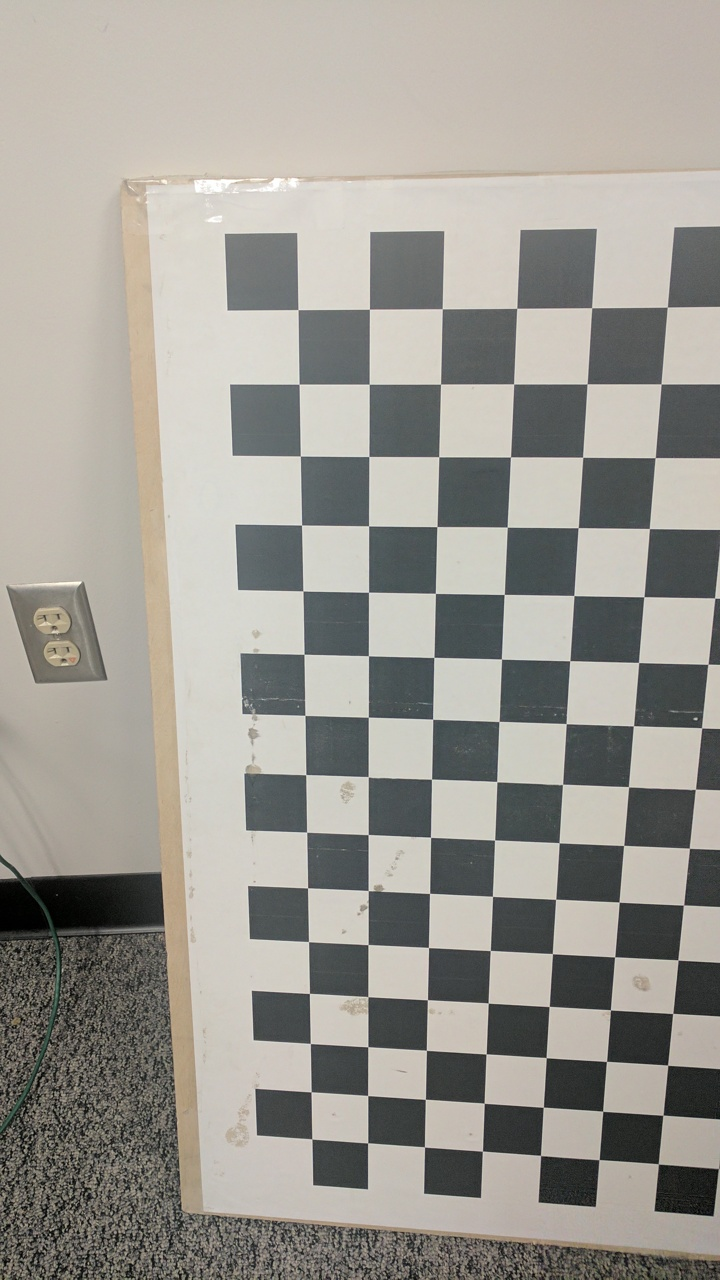
#> input picture Phase1/Data/Test/TestSet1/1.jpg, 720 x 1280 px, given as the content of the folder ../Data/Train/Set1/, which was not available
$ python Wrapper.py
#> lines starting #> are read from the running program, lines starting #| are printed output that depends on the picture; pictures that were not available may be replaced by others from this repository, and a replacement may not be noted
#!/usr/bin/evn python

"""
CMSC733 Spring 2022: Classical and Deep Learning Approaches for
Geometric Computer Vision
Project1: MyAutoPano: Phase 1 Code

Author(s):
Pavan Mantripragada (mppavan@umd.edu)
Masters in Robotics,
University of Maryland, College Park

Vishaal Kanna (vishaal@umd.edu)
Masters in Robotics,
University of Maryland, College Park
"""

import os
import sys
import numpy as np
import matplotlib.pyplot as plt
import cv2
import copy
from random import sample
from skimage.feature import peak_local_max
import argparse

class Image:
	def __init__(self,image):
		self.bgr = image.copy()
		self.gray = cv2.cvtColor(image, cv2.COLOR_BGR2GRAY)
		self.harris_cmap = None
		self.corners = None
		self.features = None
		self.feature_imgs = None
		self.feature_descriptors = None

	def get_harris_cmap(self,savepath,sup_threshold=0.01):
		gray_img = np.float32(self.gray)
		C_img = cv2.cornerHarris(gray_img,2,3,0.001)
		C_img[C_img<sup_threshold*C_img.max()] = 0
		self.harris_cmap = C_img.copy()
		harris_corner_img = copy.copy(self.bgr)
		harris_corner_img[C_img > 0]=[0,0,255]
		cv2.imwrite(savepath,harris_corner_img)
		cv2.namedWindow("Harris Corners", cv2.WINDOW_NORMAL)
		cv2.resizeWindow("Harris Corners", 1280, 720)
		cv2.imshow('Harris Corners',harris_corner_img)
		cv2.waitKey(500)
		cv2.destroyAllWindows()

	def cornerANMS(self,savepath,N_best=1000,min_distance=9):
		coords = peak_local_max(self.harris_cmap,min_distance)
		N_strong = coords.shape[0]
		x = coords[:,1].reshape(-1,)
		y = coords[:,0].reshape(-1,)
		r = [float("inf") for _ in range(N_strong)]
		ED = 0
		for i in range(N_strong):
			for j in range(N_strong):
				if self.harris_cmap[y[j],x[j]] > self.harris_cmap[y[i],x[i]]:
					ED = (x[j]-x[i])**2 + (y[j]-y[i])**2
				if ED < r[i]:
					r[i] = ED
		if N_strong < N_best:
			N_best = N_strong
			print("ANMS N_best reduced to ", N_best)

		idx = np.flip(np.argsort(r))[0:N_best]
		x_best = x[idx].astype(int)
		y_best = y[idx].astype(int)
		anms_corner_img = self.bgr.copy()
		for i in range(x_best.shape[0]):
			cv2.circle(anms_corner_img, (x_best[i], y_best[i]), 5, (0, 255, 0), -1)
		self.corners = np.hstack((x_best.reshape(-1,1),y_best.reshape(-1,1))).tolist()
		cv2.imwrite(savepath,anms_corner_img)
		cv2.namedWindow("Suppressed Corners", cv2.WINDOW_NORMAL)
		cv2.resizeWindow("Suppressed Corners", 1280, 720)
		cv2.imshow('Suppressed Corners',anms_corner_img)
		cv2.waitKey(500)
		cv2.destroyAllWindows()

	def get_features(self,savepath,l=40):
		r = 4/l
		self.features = []
		self.feature_imgs = []
		self.feature_descriptors = []
		for x,y in self.corners:
			h,w = self.gray.shape
			if x-l>=0 and x+l<=w and y-l>=0 and y+l<=h:
				patch = self.gray[y-l:y+l,x-l:x+l]
				self.features.append([x,y])
				patch = cv2.GaussianBlur(patch,(3,3),1)
				patch = cv2.resize(patch, None, fx=r, fy=r, interpolation = cv2.INTER_CUBIC)
				patch = (patch-patch.mean())/patch.std()
				self.feature_imgs.append(patch)
				feature_descriptor = patch.reshape(-1,)
				self.feature_descriptors.append(feature_descriptor)
		pretty_print_FD(self.feature_imgs,savepath,10,10)

	# [18 lines left out: function match, not called in this run]


class ImageSet:
	def __init__(self,image_list,savepath):
		self.num_imgs = len(image_list)
		self.savepath = savepath
		self.checklist = [{} for _ in range(self.num_imgs)]
		self.island_map = [0 for _ in range(self.num_imgs)]
		self.imgs = []
		for image in image_list:
			self.imgs.append(Image(image))
		self.connected_imgs = []

	# [4 lines left out: function convert, not called in this run]

	def connect(self):
		for i in range(self.num_imgs):
			if self.island_map[i] == 0:
				self.island_map[i] = max(self.island_map)+1
			current_island = self.island_map[i]
			other_ids = [i for i in range(self.num_imgs) if self.island_map[i] != current_island]
			for j in other_ids:
				if j not in self.checklist[i]:
					print("matching images : ",i+1,j+1)
					matches, all_matches, H = self.imgs[i].match(self.imgs[j])
					if quality(matches):
						savepath = self.savepath + str(i+1) + "_" + str(j+1) + "_matches.png"
						drawmatches(self.imgs[i].bgr,self.imgs[j].bgr,all_matches,savepath)
						savepath = self.savepath + str(i+1) + "_" + str(j+1) + "_better_matches.png"
						drawmatches(self.imgs[i].bgr,self.imgs[j].bgr,matches,savepath)
						debugging_flag = True
						self.checklist[i][j] = (True,H,matches,all_matches)
						H,matches,all_matches = flip(H,matches,all_matches,debugging_flag)
						self.checklist[j][i] = (True,H,matches,all_matches)
						other_island = self.island_map[j]
						if other_island == 0:
							self.island_map[j] = current_island
						else:
							from_island = max(current_island,other_island)
							to_island = min(current_island,other_island)
							self.convert(from_island,to_island)
						break
					else:
						debugging_flag = False
						self.checklist[i][j] = (False,H,matches,all_matches)
						H,matches,all_matches = flip(H,matches,all_matches,debugging_flag)
						self.checklist[j][i] = (False,H,matches,all_matches)
		for i in range(self.num_imgs):
			if self.island_map[i] == 1:
				self.connected_imgs.append(i)

	def max_depth(self,prev,visited,curr_d):
		depths = []
		for id in self.checklist[prev].keys():
			if self.checklist[prev][id][0]:
				if id not in visited:
					new_visited = visited.copy()
					new_visited[id] = True
					new_d = 1 + curr_d
					depths.append(self.max_depth(id,new_visited,new_d))
		if len(depths) == 0:
			return curr_d
		return max(depths)

	def traverse(self,prev,visited,H):
		H_dict = {}
		for id in self.checklist[prev].keys():
			if self.checklist[prev][id][0]:
				if id not in visited:
					new_visited = visited.copy()
					new_visited[id] = True
					H_dict[id] = H @ self.checklist[id][prev][1]
					H_dict.update(self.traverse(id,new_visited,H_dict[id]))
		return H_dict

	def get_center(self):
		e = []
		for i in self.connected_imgs:
			vis = {i:True}
			e.append(self.max_depth(i,vis,0))
		return e.index(min(e))

	def get_stiching_inputs(self):
		base_id = self.get_center()
		H_dict = self.traverse(base_id,{base_id:True},np.identity(3))
		imgb = self.imgs[base_id].bgr
		imgs = []
		Hs = []
		for id,H in H_dict.items():
			imgs.append(self.imgs[id].bgr)
			Hs.append(H)
		return imgb,imgs,Hs

# [25 lines left out: functions flip, quality, not called in this run]

def sort_names(names):
	ids = []
	for name in names:
		id = int(name.split(".")[0])
		ids.append(id)
	ids = np.array(ids,dtype=int)
	i = np.argsort(ids)
	nom = np.array(names)
	sorted_names = nom[i]
	return sorted_names.tolist()

def pretty_print_FD(FD_imgs,savepath,rows,cols):
	fig,ax = plt.subplots(rows, cols, figsize=(cols,rows))
	ax = np.ravel(ax)
	if len(FD_imgs) > 100:
		n = 100
	else:
		n = -1
	for idx,filter in enumerate(FD_imgs[0:n]):
		ax[idx].imshow(filter, cmap='gray')
		ax[idx].axis('off')
	plt.tight_layout()
	plt.savefig(savepath,format="png")
	plt.close(fig)

# [78 lines left out: functions get_eight_random_points, check_singular, ransac, drawmatches, not called in this run]

def get_range(wb,hb,w,h,Hs):
	ptsb = np.float32([[0,0],[0,hb],[wb,hb],[wb,0]]).reshape(-1,1,2)
	pts_ = []
	for i in range(len(h)):
		ptsi = np.float32([[0,0],[0,h[i]],[w[i],h[i]],[w[i],0]]).reshape(-1,1,2)
		ptsi_ = cv2.perspectiveTransform(ptsi, Hs[i])
		pts_.append(ptsi_)

	pts = ptsb.copy()
	for ptsi_ in pts_:
		pts = np.concatenate((pts, ptsi_), axis=0)
	[xmin, ymin] = np.int32(pts.min(axis=0).ravel() - 0.5)
	[xmax, ymax] = np.int32(pts.max(axis=0).ravel() + 0.5)
	t = [-xmin,-ymin]
	w_res = xmax-xmin
	h_res = ymax-ymin
	return t,w_res,h_res

def autopano(imgb, imgs, Hs):
	"""
	imgb - center image
	imgs - list of all other images
	Hs - list of homographies to warp imgs to imgb
	"""
	print("Stitching image")
	while True:
		hb,wb = imgb.shape[:2]
		h = []
		w = []
		for i,img in enumerate(imgs):
			hi,wi = img.shape[:2]
			h.append(hi)
			w.append(wi)
		t,w_res,h_res = get_range(wb,hb,w,h,Hs)
		if w_res > 9000 or h_res > 7000:
			# Rescaling
			s1 = 0.1
			s2 = 0.1
			S = np.diag([s1,s2,1])
			Si = np.diag([1/s1,1/s2,1])
			imgb = cv2.resize(imgb, None, fx=s1, fy=s2, interpolation = cv2.INTER_CUBIC)
			for i in range(len(imgs)):
				imgs[i] = cv2.resize(imgs[i], None, fx=s1, fy=s2, interpolation = cv2.INTER_CUBIC)
				Hs[i] = S @ Hs[i] @ Si
		else:
			break

	Ht = np.array([[1,0,t[0]],[0,1,t[1]],[0,0,1]]) # translate
	pano = np.zeros((h_res, w_res, 3),dtype=np.uint8)
	pano[t[1]:hb+t[1],t[0]:wb+t[0]] = imgb
	for i in range(len(h)):
		print("about to warp img ",i+1)
		result = cv2.warpPerspective(imgs[i], Ht.dot(Hs[i]), (w_res, h_res))
		pano = np.maximum(pano,result)

	return pano

def main():
	Parser = argparse.ArgumentParser()
	Parser.add_argument('--datatype', default="Train", help='Input Train or Test')
	Parser.add_argument('--dataset', default="Set1", help='Input dataset name ex: Set1')
	Args = Parser.parse_args()

	"""
	Read a set of images for Panorama stitching
	"""
	set_name = Args.dataset +  "/"
	data_sub_folder = Args.datatype + "/"
	data_path = "../Data/" + data_sub_folder + set_name
	save_path = "../Results/" + data_sub_folder + set_name
	image_name_list = os.listdir(data_path)
	image_name_list = sort_names(image_name_list)

	bgr_img_list = []
	for img_name in image_name_list:
		print("Loading Image : " + img_name)
		bgr_img_list.append(cv2.imread(data_path + img_name))

	pano_set = ImageSet(bgr_img_list,save_path)
#> in __init__, `self.num_imgs = len(image_list)`: self.num_imgs = 1
#> the loop in __init__, `for image in image_list:` made 1 pass
#> after the loop in __init__, `for image in image_list:`: self.imgs = 1 item

	"""
	Corner Detection
	Save Corner detection output as corners.png
	"""
	for idx,img in enumerate(pano_set.imgs):
		filename = str(idx+1) + "_corners.png"
		corner_img_savename = save_path + filename
		img.get_harris_cmap(corner_img_savename)
#> this loop made 1 pass
#> filename on pass 1: '1_corners.png'
#> pass 1, in get_harris_cmap, `C_img = cv2.cornerHarris(gray_img,2,3,0.001)`:
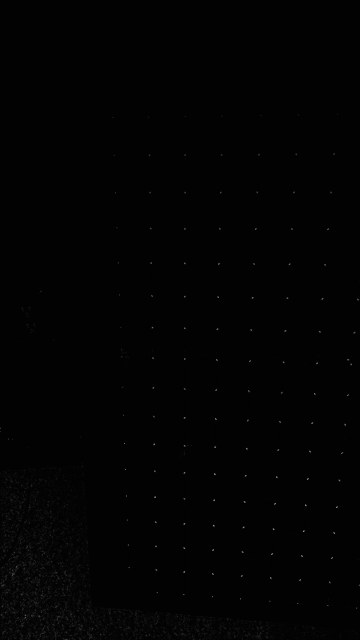
#> C_img: shape (1280, 720) float32 (shown at 1/2 size); min -361976.9, max 37271996, mean 79776.9; drawn with min black and max white
#> pass 1, in get_harris_cmap, `cv2.imwrite(savepath,harris_corner_img)`:
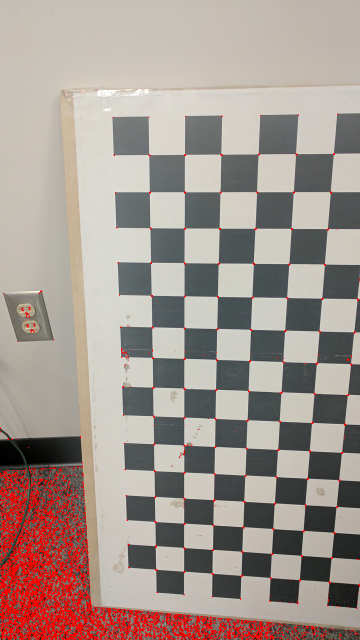
#> saved as 1_corners.png: shape (1280, 720, 3) (shown at 1/2 size); mean B, G, R 143.3, 150.1, 164

	"""
	Perform ANMS: Adaptive Non-Maximal Suppression
	Save ANMS output as anms.png
	"""
	for idx,img in enumerate(pano_set.imgs):
		filename = str(idx+1) + "_anms.png"
		corner_img_savename = save_path + filename
		img.cornerANMS(corner_img_savename)
#> this loop made 1 pass
#> (filename, N_strong in cornerANMS, N_best in cornerANMS) on pass 1: ('1_anms.png', 383, 383)
#> (printed output is left out)
#> pass 1, in cornerANMS, `cv2.imwrite(savepath,anms_corner_img)`:
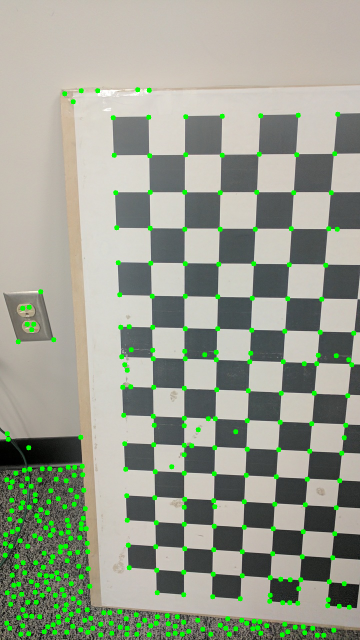
#> saved as 1_anms.png: shape (1280, 720, 3) (shown at 1/2 size); mean B, G, R 143.3, 158.7, 152.9

	"""
	Feature Descriptors
	Save Feature Descriptor output as FD.png
	"""
	print("Extracting Features...")
	for idx,img in enumerate(pano_set.imgs):
		filename = str(idx+1) + "_FD.png"
		FD_savename = save_path + filename
		img.get_features(FD_savename)
#> this loop made 1 pass
#> (filename, r in get_features) on pass 1: ('1_FD.png', 0.1)
#> pass 1, in pretty_print_FD, `plt.savefig(savepath,format="png")`:
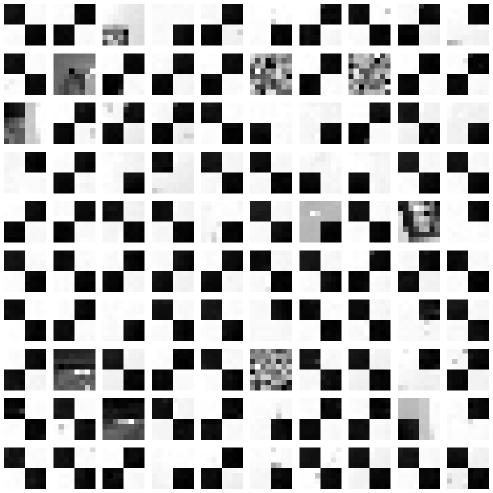
#> figure drawn by matplotlib, 100 panels
	print("Feature descriptors are saved in results folder please check there!")

	"""
	Feature Matching
	Save Feature Matching output as matching.png
	"""
	"""
	Refine: RANSAC, Estimate Homography
	"""
	pano_set.connect()
#> after the loop in connect, `for i in range(self.num_imgs):`: self.island_map = [1]
#> after the loop in connect, `for i in range(self.num_imgs):`: self.connected_imgs = [0]
	print("connected images")
	imgb,imgs,Hs = pano_set.get_stiching_inputs()
#> the loop in get_center, `for i in self.connected_imgs:` made 1 pass
#> in get_stiching_inputs, `base_id = self.get_center()`: base_id = 0
#> after the loop in traverse, `for id in self.checklist[prev].keys():`: H_dict = 0 items
#> in get_stiching_inputs, imgb is the input picture: shape (1280, 720, 3); mean B, G, R 146.9, 153.9, 156.9
#> after the loop in get_stiching_inputs, `for id,H in H_dict.items():`: Hs = []
#> imgs = []; Hs = []
	print("got stiching inputs")

	"""
	Image Warping + Blending
	Save Panorama output as mypano.png
	"""
	pano = autopano(imgb, imgs, Hs)
#> the loop in autopano, `while True:` made 1 pass
#> (t, w_res, h_res) on pass 1: ([0, 0], 720, 1280)
#> in autopano, `Ht = np.array([[1,0,t[0]],[0,1,t[1]],[0,0,1]])`: Ht = [[1, 0, 0], [0, 1, 0], [0, 0, 1]]
	filename = "mypano.png"
	mypano_savename = save_path + filename
	cv2.imwrite(mypano_savename,pano)
	cv2.namedWindow("result", cv2.WINDOW_NORMAL)
	cv2.resizeWindow("result", 1280, 720)
	cv2.imshow("result", pano)
	cv2.waitKey()
	cv2.destroyAllWindows()


if __name__ == '__main__':
    main()

$ run again, on Phase1/Data/Test/TestSet1/2.jpg
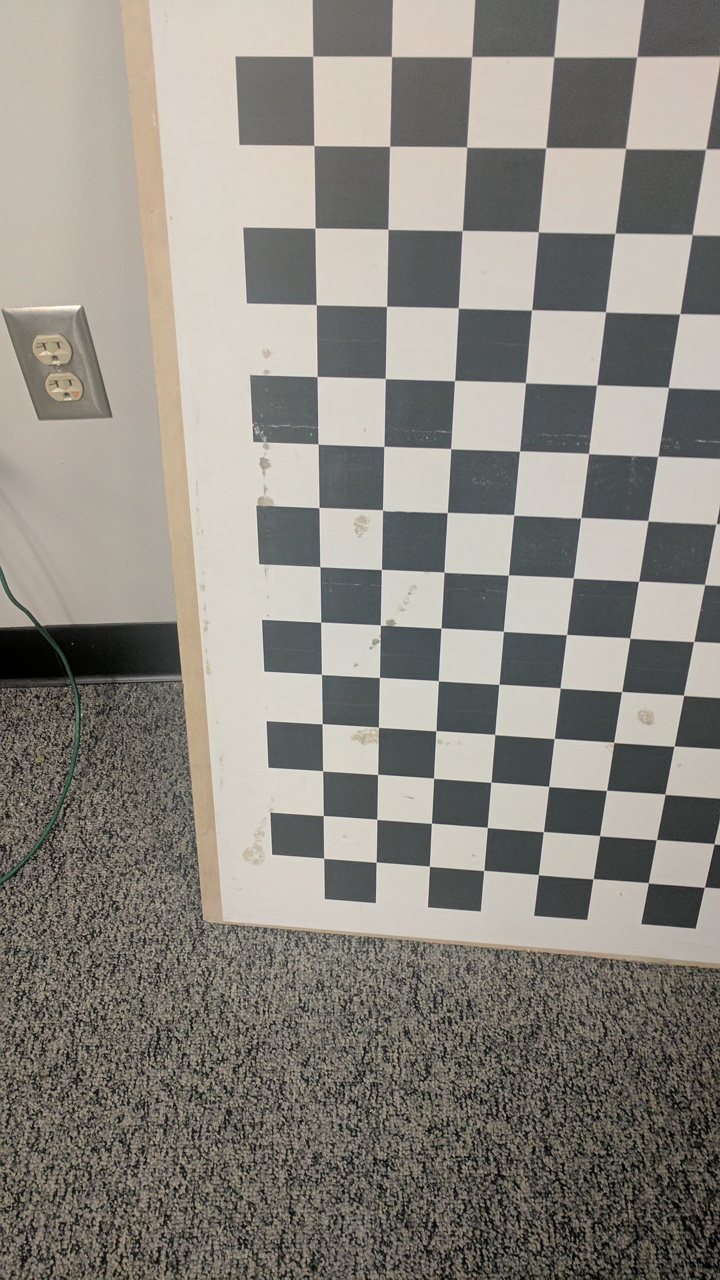
#> input picture Phase1/Data/Test/TestSet1/2.jpg, 720 x 1280 px, given as the content of the folder ../Data/Train/Set1/, which was not available
#> self.num_imgs = 1
#> the loop in __init__, `for image in image_list:` made 1 pass
#> after the loop in __init__, `for image in image_list:`: self.imgs = 1 item
#> the loop in main, `for idx,img in enumerate(pano_set.imgs):` made 1 pass
#> filename on pass 1: '1_corners.png'
#> pass 1, in get_harris_cmap, `cv2.imwrite(savepath,harris_corner_img)`:
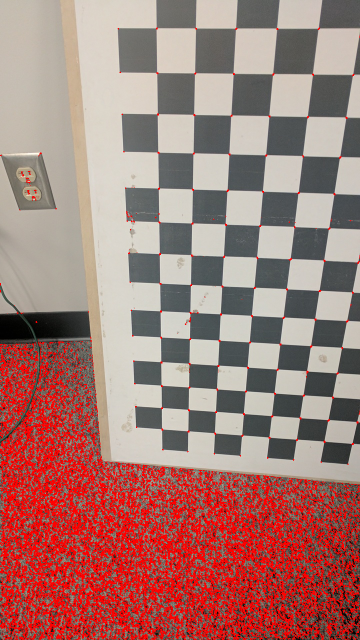
#> saved as 1_corners.png: shape (1280, 720, 3) (shown at 1/2 size); mean B, G, R 116.1, 122.4, 165.1
#> the loop in main, `for idx,img in enumerate(pano_set.imgs):` made 1 pass
#> filename on pass 1: '1_anms.png'
#> (printed output is left out)
#> pass 1, in cornerANMS, `cv2.imwrite(savepath,anms_corner_img)`:
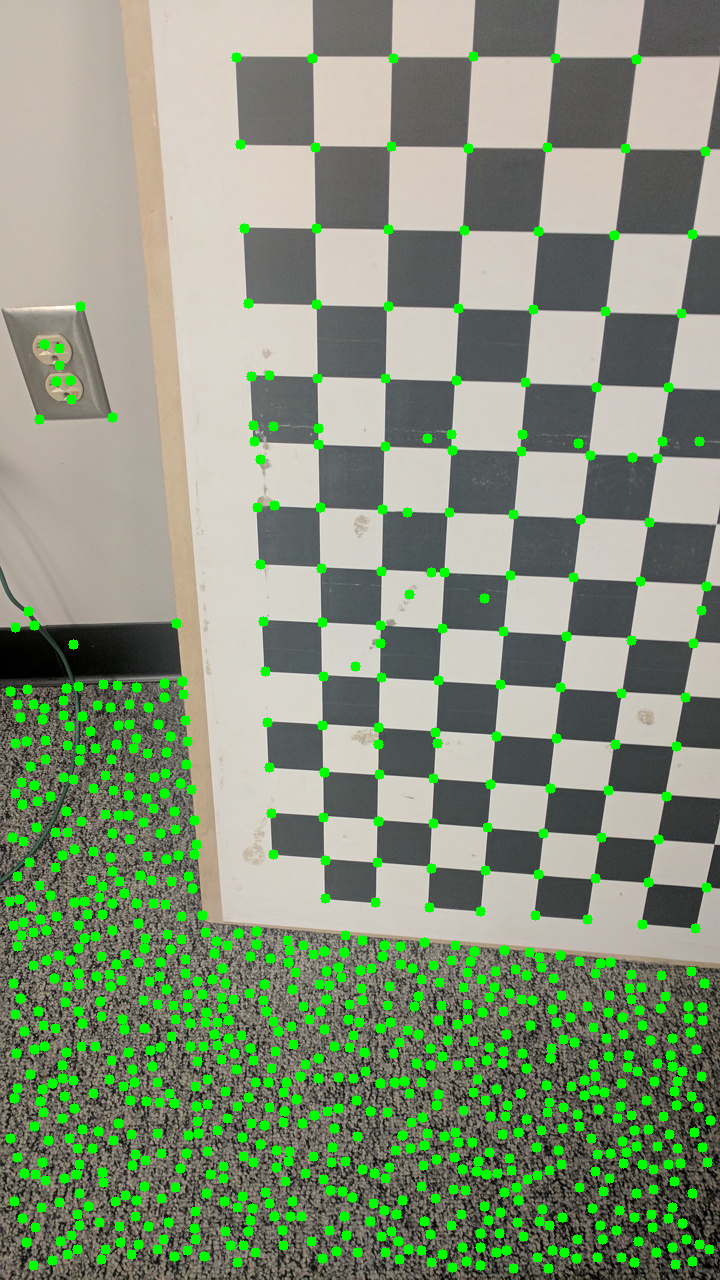
#> saved as 1_anms.png: shape (1280, 720, 3); mean B, G, R 121.3, 148.2, 131.8
#> the loop in main, `for idx,img in enumerate(pano_set.imgs):` made 1 pass
#> filename on pass 1: '1_FD.png'
#> after the loop in connect, `for i in range(self.num_imgs):`: self.island_map = [1]
#> after the loop in connect, `for i in range(self.num_imgs):`: self.connected_imgs = [0]
#> the loop in get_center, `for i in self.connected_imgs:` made 1 pass
#> base_id = 0
#> after the loop in traverse, `for id in self.checklist[prev].keys():`: H_dict = 0 items
#> in get_stiching_inputs, imgb is the input picture: shape (1280, 720, 3); mean B, G, R 128.4, 136, 139.8
#> after the loop in get_stiching_inputs, `for id,H in H_dict.items():`: Hs = []
#> the loop in autopano, `while True:` made 1 pass
#> (t, w_res, h_res) on pass 1: ([0, 0], 720, 1280)
#> Ht = [[1, 0, 0], [0, 1, 0], [0, 0, 1]]
